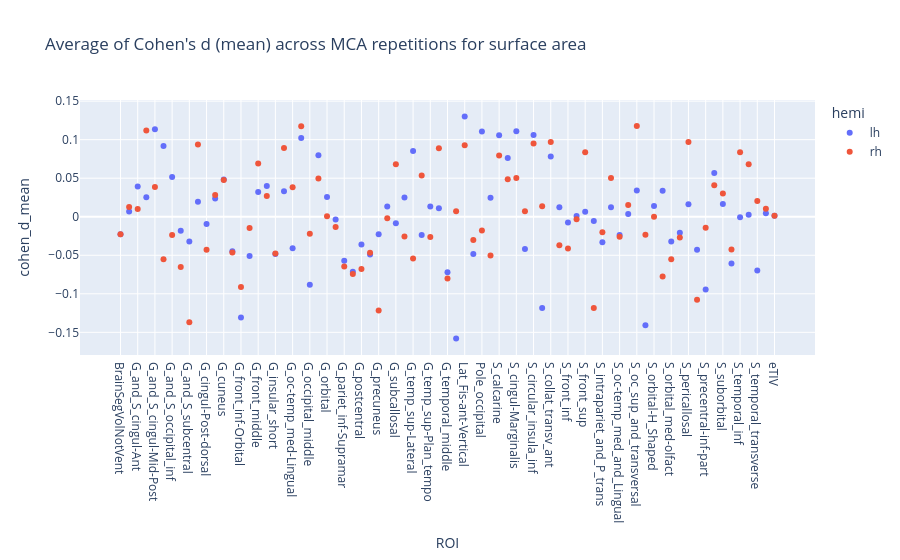

Notebook cell for this chart:
### Markdown cell above
#### Average of Cohen's d among MCA repetitions

### Code cell
mean_cohen_d = (
    cohen_d_area.groupby(["hemi", "ROI"])["cohen_d_mean"].mean().reset_index()
)
fig = px.scatter(
    mean_cohen_d,
    x="ROI",
    y="cohen_d_mean",
    color="hemi",
    hover_data=["cohen_d_mean"],
    title="Average of Cohen's d (mean) across MCA repetitions for surface area",
).update_traces(orientation="h")
print_figure(fig, filename="figures/mean_cohen_d_mean_area.png")

### Figure 1 — Plotly figure (JSON) as saved in the notebook; plotly's stock layout.template omitted (floating-point values rounded to 4 significant figures)
{"data": [{"hovertemplate": "hemi=lh<br>ROI=%{x}<br>cohen_d_mean=%{y}<extra></extra>", "legendgroup": "lh", "marker": {"color": "#636efa", "symbol": "circle"}, "mode": "markers", "name": "lh", "orientation": "h", "showlegend": true, "type": "scatter", "x": ["BrainSegVolNotVent", "G_Ins_lg_and_S_cent_ins", "G_and_S_cingul-Ant", "G_and_S_cingul-Mid-Ant", "G_and_S_cingul-Mid-Post", "G_and_S_frontomargin", "G_and_S_occipital_inf", "G_and_S_paracentral", "G_and_S_subcentral", "G_and_S_transv_frontopol", "G_cingul-Post-dorsal", "G_cingul-Post-ventral", "G_cuneus", "G_front_inf-Opercular", "G_front_inf-Orbital", "G_front_inf-Triangul", "G_front_middle", "G_front_sup", "G_insular_short", "G_oc-temp_lat-fusifor", "G_oc-temp_med-Lingual", "G_oc-temp_med-Parahip", "G_occipital_middle", "G_occipital_sup", "G_orbital", "G_pariet_inf-Angular", "G_pariet_inf-Supramar", "G_parietal_sup", "G_postcentral", "G_precentral", "G_precuneus", "G_rectus", "G_subcallosal", "G_temp_sup-G_T_transv", "G_temp_sup-Lateral", "G_temp_sup-Plan_polar", "G_temp_sup-Plan_tempo", "G_temporal_inf", "G_temporal_middle", "Lat_Fis-ant-Horizont", "Lat_Fis-ant-Vertical", "Lat_Fis-post", "Pole_occipital", "Pole_temporal", "S_calcarine", "S_central", "S_cingul-Marginalis", "S_circular_insula_ant", "S_circular_insula_inf", "S_circular_insula_sup", "S_collat_transv_ant", "S_collat_transv_post", "S_front_inf", "S_front_middle", "S_front_sup", "S_interm_prim-Jensen", "S_intrapariet_and_P_trans", "S_oc-temp_lat", "S_oc-temp_med_and_Lingual", "S_oc_middle_and_Lunatus", "S_oc_sup_and_transversal", "S_occipital_ant", "S_orbital-H_Shaped", "S_orbital_lateral", "S_orbital_med-olfact", "S_parieto_occipital", "S_pericallosal", "S_postcentral", "S_precentral-inf-part", "S_precentral-sup-part", "S_suborbital", "S_subparietal", "S_temporal_inf", "S_temporal_sup", "S_temporal_transverse", "WhiteSurfArea", "eTIV"], "xaxis": "x", "y": [-0.02271, 0.006896, 0.03908, 0.02527, 0.1134, 0.09193, 0.05156, -0.01804, -0.03201, 0.01956, -0.009427, 0.02376, 0.04834, -0.04484, -0.1306, -0.05085, 0.03211, 0.03981, -0.0485, 0.03296, -0.04087, 0.1023, -0.08831, 0.07984, 0.02545, -0.003477, -0.05711, -0.07135, -0.036, -0.04911, -0.02264, 0.01314, -0.008357, 0.02483, 0.0854, -0.02367, 0.01338, 0.01085, -0.0719, -0.158, 0.1301, -0.04848, 0.1105, 0.02477, 0.1058, 0.07625, 0.1109, -0.04194, 0.106, -0.1185, 0.07803, 0.01238, -0.007559, 0.0008666, 0.006514, -0.005449, -0.03301, 0.01238, -0.02383, 0.003468, 0.03416, -0.1408, 0.01407, 0.03369, -0.032, -0.02076, 0.01608, -0.04295, -0.09433, 0.05676, 0.01662, -0.06061, -0.0005594, 0.002494, -0.06969, 0.004554, 0.001421], "yaxis": "y"}, {"hovertemplate": "hemi=rh<br>ROI=%{x}<br>cohen_d_mean=%{y}<extra></extra>", "legendgroup": "rh", "marker": {"color": "#EF553B", "symbol": "circle"}, "mode": "markers", "name": "rh", "orientation": "h", "showlegend": true, "type": "scatter", "x": ["BrainSegVolNotVent", "G_Ins_lg_and_S_cent_ins", "G_and_S_cingul-Ant", "G_and_S_cingul-Mid-Ant", "G_and_S_cingul-Mid-Post", "G_and_S_frontomargin", "G_and_S_occipital_inf", "G_and_S_paracentral", "G_and_S_subcentral", "G_and_S_transv_frontopol", "G_cingul-Post-dorsal", "G_cingul-Post-ventral", "G_cuneus", "G_front_inf-Opercular", "G_front_inf-Orbital", "G_front_inf-Triangul", "G_front_middle", "G_front_sup", "G_insular_short", "G_oc-temp_lat-fusifor", "G_oc-temp_med-Lingual", "G_oc-temp_med-Parahip", "G_occipital_middle", "G_occipital_sup", "G_orbital", "G_pariet_inf-Angular", "G_pariet_inf-Supramar", "G_parietal_sup", "G_postcentral", "G_precentral", "G_precuneus", "G_rectus", "G_subcallosal", "G_temp_sup-G_T_transv", "G_temp_sup-Lateral", "G_temp_sup-Plan_polar", "G_temp_sup-Plan_tempo", "G_temporal_inf", "G_temporal_middle", "Lat_Fis-ant-Horizont", "Lat_Fis-ant-Vertical", "Lat_Fis-post", "Pole_occipital", "Pole_temporal", "S_calcarine", "S_central", "S_cingul-Marginalis", "S_circular_insula_ant", "S_circular_insula_inf", "S_circular_insula_sup", "S_collat_transv_ant", "S_collat_transv_post", "S_front_inf", "S_front_middle", "S_front_sup", "S_interm_prim-Jensen", "S_intrapariet_and_P_trans", "S_oc-temp_lat", "S_oc-temp_med_and_Lingual", "S_oc_middle_and_Lunatus", "S_oc_sup_and_transversal", "S_occipital_ant", "S_orbital-H_Shaped", "S_orbital_lateral", "S_orbital_med-olfact", "S_parieto_occipital", "S_pericallosal", "S_postcentral", "S_precentral-inf-part", "S_precentral-sup-part", "S_suborbital", "S_subparietal", "S_temporal_inf", "S_temporal_sup", "S_temporal_transverse", "WhiteSurfArea", "eTIV"], "xaxis": "x", "y": [-0.02271, 0.01249, 0.009918, 0.1118, 0.03842, -0.05527, -0.02374, -0.0651, -0.137, 0.09364, -0.04271, 0.02827, 0.04757, -0.04635, -0.09129, -0.01459, 0.06914, 0.02688, -0.04769, 0.08927, 0.03811, 0.1173, -0.02206, 0.04955, 0.0006766, -0.01322, -0.06451, -0.0744, -0.06787, -0.04662, -0.1216, -0.001916, 0.06796, -0.02573, -0.05425, 0.05346, -0.02617, 0.08894, -0.0801, 0.00711, 0.09285, -0.03031, -0.01797, -0.05041, 0.07939, 0.04874, 0.05033, 0.006998, 0.09495, 0.01367, 0.09703, -0.03709, -0.04122, -0.003404, 0.08362, -0.1183, -0.01997, 0.05031, -0.02594, 0.01523, 0.1176, -0.02332, 1.4e-05, -0.07743, -0.05514, -0.02689, 0.09689, -0.1077, -0.01415, 0.04074, 0.03024, -0.04264, 0.08377, 0.06809, 0.02044, 0.01041, 0.001421], "yaxis": "y"}], "layout": {"legend": {"title": {"text": "hemi"}, "tracegroupgap": 0}, "title": {"text": "Average of Cohen's d (mean) across MCA repetitions for surface area"}, "xaxis": {"anchor": "y", "domain": [0, 1], "title": {"text": "ROI"}}, "yaxis": {"anchor": "x", "domain": [0, 1], "title": {"text": "cohen_d_mean"}}}}
